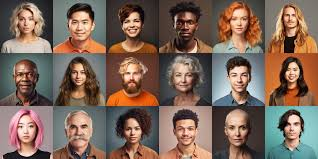
#> input picture ExampleImage/example.jpg, 318 x 159 px
$ python Main.py
#> lines starting #> are read from the running program, lines starting #| are printed output that depends on the picture; after the words box and inside, x2 and y2 are one past the last pixel; in counts of white or black regions, pixels touching at a corner belong together
import cv2

image_file = 'ExampleImage/example.jpg'
# Load the image
image = cv2.imread(image_file)
#> image is the input picture: shape (159, 318, 3); mean B, G, R 89.4, 102.6, 124.9

# Load pre-trained face detector
face_cascade = cv2.CascadeClassifier(cv2.data.haarcascades + 'haarcascade_frontalface_default.xml')

# Convert image to grayscale for detection
gray = cv2.cvtColor(image, cv2.COLOR_BGR2GRAY)
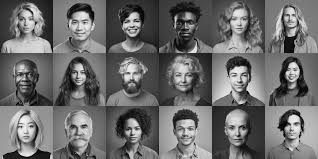
#> gray: shape (159, 318); min 0, max 248, mean 107.7

# Detect faces
faces = face_cascade.detectMultiScale(gray, scaleFactor=1.1, minNeighbors=5)
#> faces = 13 rows, first 6: [225, 8, 27, 27], [66, 12, 28, 28], [120, 11, 25, 25], [172, 12, 27, 27], [12, 64, 27, 27], [225, 64, 28, 28]

# Blur each detected face
for (x, y, w, h) in faces:
    face_region = image[y:y+h, x:x+w]
    face_blurred = cv2.GaussianBlur(face_region, (51, 51), 30)  # Adjust kernel for blur
    image[y:y+h, x:x+w] = face_blurred
#> this loop made 13 passes
#> (x, y, w, h) on passes 1 to 12: (225, 8, 27, 27), (66, 12, 28, 28), (120, 11, 25, 25), (172, 12, 27, 27), (12, 64, 27, 27), (225, 64, 28, 28), (170, 65, 27, 27), (280, 114, 25, 25), (13, 117, 26, 26), (65, 115, 31, 31), (120, 118, 26, 26), (172, 118, 28, 28)
#> pass 1, `face_region = image[y:y+h, x:x+w]`:
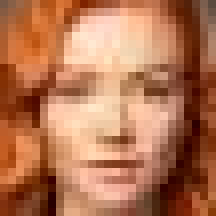
#> face_region: shape (27, 27, 3) (shown 8 times larger); mean B, G, R 82.7, 116.3, 179.5
#> pass 1, `face_blurred = cv2.GaussianBlur(face_region, (51, 51), 30)`:
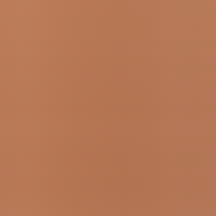
#> face_blurred: shape (27, 27, 3) (shown 8 times larger); mean B, G, R 85.6, 119.1, 181.8
#> pass 2, `face_region = image[y:y+h, x:x+w]`:
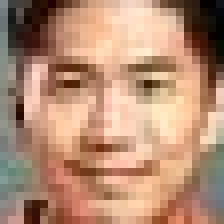
#> face_region: shape (28, 28, 3) (shown 8 times larger); mean B, G, R 115.5, 140.6, 180.5
#> pass 2, `face_blurred = cv2.GaussianBlur(face_region, (51, 51), 30)`:
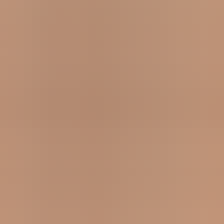
#> face_blurred: shape (28, 28, 3) (shown 8 times larger); mean B, G, R 117, 142.9, 184.3
#> after the loop:
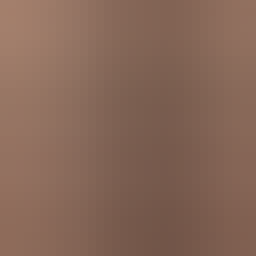
#> face_region: shape (32, 32, 3) (shown 8 times larger); mean B, G, R 87.5, 102.7, 133.9
#> after the loop:
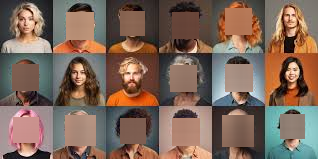
#> image: shape (159, 318, 3); 19.49% of pixels changed, all inside (x1, y1, x2, y2) = (12, 8, 305, 147)

# Save and display
cv2.imwrite('BlurredExamples/blurred_faces.jpg', image)
cv2.imshow('Blurred Faces', image)
cv2.waitKey(0)
cv2.destroyAllWindows()
